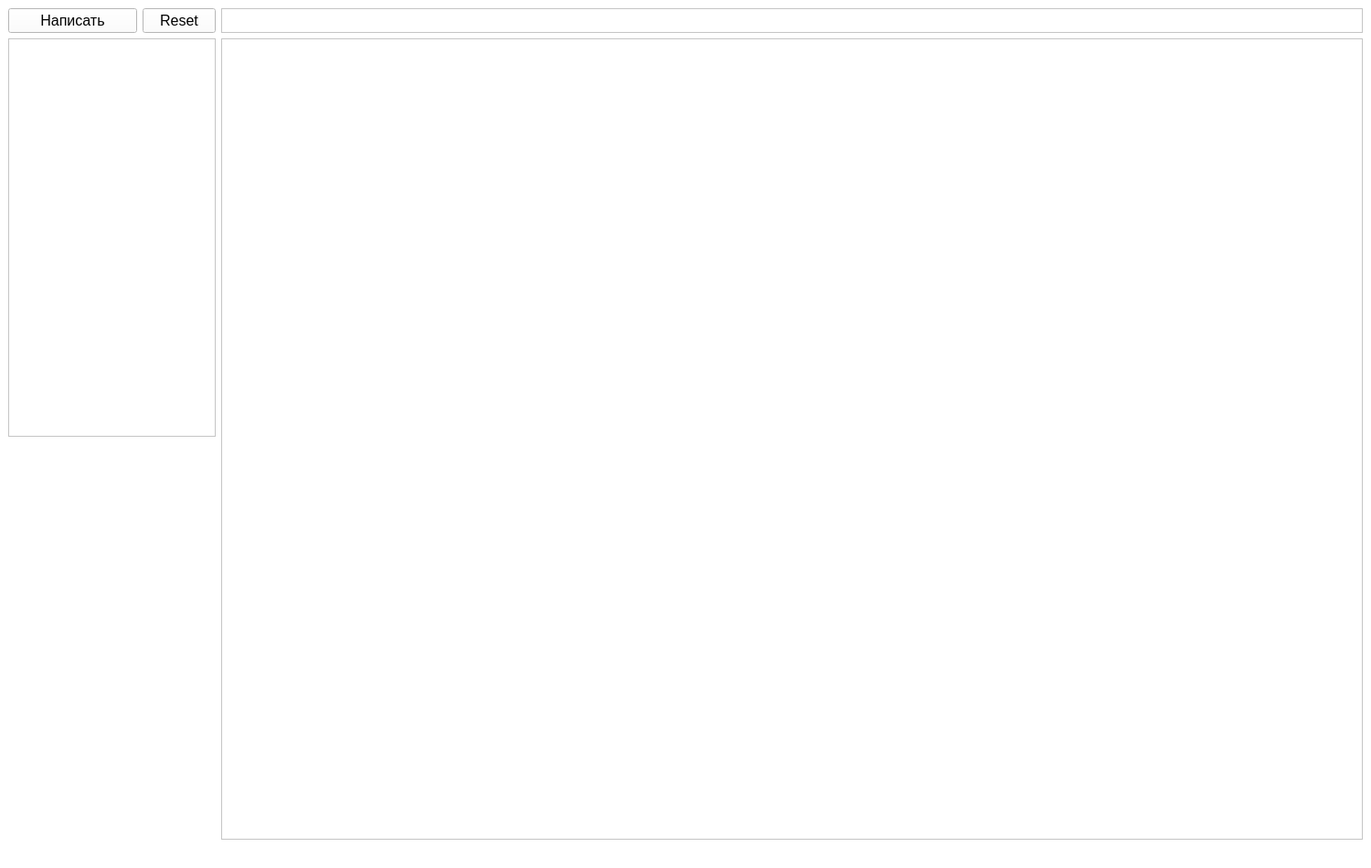
<?xml version="1.0" encoding="UTF-8"?>
<ui version="4.0">
 <class>MainWindow</class>
 <widget class="QMainWindow" name="MainWindow">
  <property name="geometry">
   <rect>
    <x>0</x>
    <y>0</y>
    <width>1500</width>
    <height>950</height>
   </rect>
  </property>
  <property name="windowTitle">
   <string>MainWindow</string>
  </property>
  <property name="styleSheet">
   <string notr="true">background: white;</string>
  </property>
  <widget class="QWidget" name="centralwidget">
   <layout class="QVBoxLayout" name="verticalLayout">
    <item>
     <layout class="QGridLayout" name="gridLayout" rowstretch="0,6,6" columnstretch="2,11" rowminimumheight="1,1,1" columnminimumwidth="2,1">
      <property name="sizeConstraint">
       <enum>QLayout::SetFixedSize</enum>
      </property>
      <item row="1" column="0">
       <widget class="QListView" name="listOfFolders">
        <property name="font">
         <font>
          <pointsize>12</pointsize>
         </font>
        </property>
        <property name="editTriggers">
         <set>QAbstractItemView::CurrentChanged|QAbstractItemView::DoubleClicked</set>
        </property>
        <property name="selectionBehavior">
         <enum>QAbstractItemView::SelectRows</enum>
        </property>
        <property name="textElideMode">
         <enum>Qt::ElideRight</enum>
        </property>
        <property name="spacing">
         <number>15</number>
        </property>
        <property name="modelColumn">
         <number>0</number>
        </property>
        <property name="selectionRectVisible">
         <bool>false</bool>
        </property>
       </widget>
      </item>
      <item row="1" column="1" rowspan="2">
       <widget class="QListWidget" name="listOfMessages">
        <property name="font">
         <font>
          <pointsize>12</pointsize>
         </font>
        </property>
       </widget>
      </item>
      <item row="0" column="0">
       <layout class="QHBoxLayout" name="horizontalLayout" stretch="90,10">
        <item>
         <widget class="QPushButton" name="sendBtn">
          <property name="sizePolicy">
           <sizepolicy hsizetype="Ignored" vsizetype="Ignored">
            <horstretch>0</horstretch>
            <verstretch>0</verstretch>
           </sizepolicy>
          </property>
          <property name="font">
           <font>
            <pointsize>12</pointsize>
           </font>
          </property>
          <property name="text">
           <string>Написать</string>
          </property>
         </widget>
        </item>
        <item>
         <widget class="QPushButton" name="resetBtn">
          <property name="sizePolicy">
           <sizepolicy hsizetype="Maximum" vsizetype="MinimumExpanding">
            <horstretch>0</horstretch>
            <verstretch>0</verstretch>
           </sizepolicy>
          </property>
          <property name="font">
           <font>
            <pointsize>12</pointsize>
           </font>
          </property>
          <property name="text">
           <string>Reset</string>
          </property>
         </widget>
        </item>
       </layout>
      </item>
      <item row="0" column="1">
       <widget class="QListView" name="listOfBtn">
        <property name="sizePolicy">
         <sizepolicy hsizetype="Expanding" vsizetype="Ignored">
          <horstretch>0</horstretch>
          <verstretch>0</verstretch>
         </sizepolicy>
        </property>
        <property name="flow">
         <enum>QListView::LeftToRight</enum>
        </property>
        <property name="resizeMode">
         <enum>QListView::Fixed</enum>
        </property>
        <property name="spacing">
         <number>9</number>
        </property>
       </widget>
      </item>
     </layout>
    </item>
   </layout>
  </widget>
  <widget class="QMenuBar" name="menubar">
   <property name="geometry">
    <rect>
     <x>0</x>
     <y>0</y>
     <width>1500</width>
     <height>22</height>
    </rect>
   </property>
  </widget>
  <widget class="QStatusBar" name="statusbar"/>
 </widget>
 <resources/>
 <connections/>
</ui>
